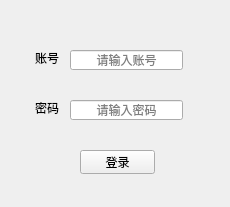
<?xml version="1.0" encoding="UTF-8"?>
<ui version="4.0">
 <class>Form</class>
 <widget class="QWidget" name="Form">
  <property name="geometry">
   <rect>
    <x>0</x>
    <y>0</y>
    <width>230</width>
    <height>207</height>
   </rect>
  </property>
  <property name="windowTitle">
   <string>请登录</string>
  </property>
  <widget class="QLabel" name="label">
   <property name="geometry">
    <rect>
     <x>20</x>
     <y>50</y>
     <width>54</width>
     <height>16</height>
    </rect>
   </property>
   <property name="text">
    <string>账号</string>
   </property>
   <property name="alignment">
    <set>Qt::AlignmentFlag::AlignCenter</set>
   </property>
  </widget>
  <widget class="QLabel" name="label_2">
   <property name="geometry">
    <rect>
     <x>20</x>
     <y>100</y>
     <width>54</width>
     <height>16</height>
    </rect>
   </property>
   <property name="text">
    <string>密码</string>
   </property>
   <property name="alignment">
    <set>Qt::AlignmentFlag::AlignCenter</set>
   </property>
  </widget>
  <widget class="QLineEdit" name="lineEdit">
   <property name="geometry">
    <rect>
     <x>70</x>
     <y>50</y>
     <width>113</width>
     <height>20</height>
    </rect>
   </property>
   <property name="text">
    <string/>
   </property>
   <property name="alignment">
    <set>Qt::AlignmentFlag::AlignCenter</set>
   </property>
   <property name="placeholderText">
    <string>请输入账号</string>
   </property>
  </widget>
  <widget class="QLineEdit" name="lineEdit_2">
   <property name="geometry">
    <rect>
     <x>70</x>
     <y>100</y>
     <width>113</width>
     <height>20</height>
    </rect>
   </property>
   <property name="alignment">
    <set>Qt::AlignmentFlag::AlignCenter</set>
   </property>
   <property name="placeholderText">
    <string>请输入密码</string>
   </property>
  </widget>
  <widget class="QPushButton" name="pushButton">
   <property name="geometry">
    <rect>
     <x>80</x>
     <y>150</y>
     <width>75</width>
     <height>24</height>
    </rect>
   </property>
   <property name="text">
    <string>登录</string>
   </property>
  </widget>
 </widget>
 <resources/>
 <connections/>
</ui>
